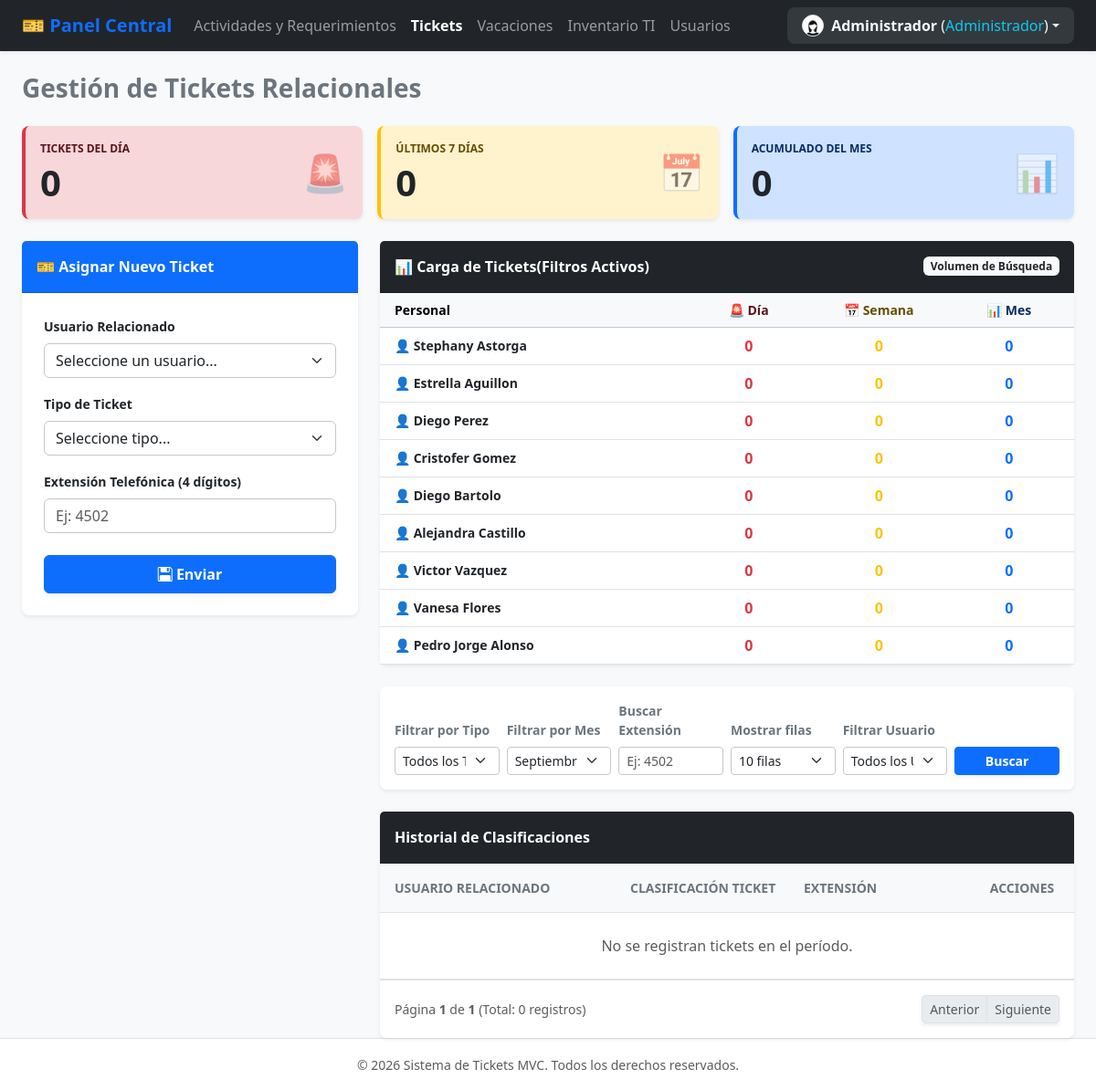
Screenshot of /index.php?accion=tickets (signed in) with the database file from the repository.
### tables this page shows
CREATE TABLE `usuarios` (
  `id` int(11) NOT NULL,
  `usuario` varchar(50) NOT NULL,
  `nombre` varchar(100) NOT NULL,
  `tipo_usuario` enum('administrador','intermedio','basico') NOT NULL,
  `password` varchar(255) NOT NULL,
  `foto_perfil` varchar(255) DEFAULT 'assets/img/default-avatar.png'
);

### views/tickets_view.php (the view, shortened to what the rows shown need)
<?php
require_once 'views/partials/header.php';
?>
<div class="container-fluid px-4">
    <h2 class="mb-4 text-secondary fw-bold fs-3">Gestión de Tickets Relacionales</h2>
    <div class="row g-4">
        <div class="<?php echo ($_SESSION['usuario_tipo'] === 'administrador' || $_SESSION['usuario_tipo'] === 'intermedio') ? 'col-xl-8 col-lg-7' : 'col-12'; ?>">
            <div class="card shadow-sm border-0 rounded-3 mb-4">
                <div class="card-body p-0">
                    <div class="table-responsive">
                        <table class="table table-hover align-middle mb-0 small">
                            <thead class="table-light">
                                <tr>
                                    <th class="ps-3 py-2" style="width: 35%;">Personal</th>
                                    <th class="py-2 text-center text-danger-emphasis" style="width: 15%;">🚨 Día</th>
                                    <th class="py-2 text-center text-warning-emphasis" style="width: 15%;">📅 Semana</th>
                                    <th class="py-2 text-center text-primary-emphasis" style="width: 15%;">📊 Mes</th>
                                </tr>
                            </thead>
                            <tbody>
                                <?php if (empty($carga_tickets)): ?>
                                    <tr>
                                        <td colspan="5" class="text-center py-3 text-muted">No se registran datos.</td>
                                    </tr>
                                <?php else: ?>
                                    <?php foreach ($carga_tickets as $id_u_t => $ut): ?>
                                        <tr class="<?php echo ($id_u_t == $_SESSION['usuario_id']) ? 'table-light' : ''; ?>">
                                            <td class="ps-3 fw-bold text-dark">
                                                👤 <?php echo htmlspecialchars($ut['nombre']); ?>
                                            </td>
                                            <td class="text-center fw-bold text-danger fs-6"><?php echo (int)$ut['hoy']; ?></td>
                                            <td class="text-center fw-bold text-warning fs-6"><?php echo (int)$ut['semana']; ?></td>
                                            <td class="text-center fw-bold text-primary fs-6"><?php echo (int)$ut['mes']; ?></td>
                                        </tr>
                                    <?php endforeach; ?>
                                <?php endif; ?>
                            </tbody>
                        </table>
                    </div>
                </div>
            </div>
            <div class="card shadow-sm border-0 rounded-3">
                <div class="card-body p-0">
                    <div class="table-responsive">
                        <table class="table table-hover align-middle mb-0 small">
                            <thead class="table-light border-bottom">
                                <tr>
                                    <th class="ps-3 py-3 text-secondary text-uppercase" style="width: 35%;">Usuario Relacionado</th>
                                    <th class="py-3 text-secondary text-uppercase" style="width: 25%;">Clasificación Ticket</th>
                                    <th class="py-3 text-secondary text-uppercase" style="width: 25%;">Extensión</th>
                                    <?php if ($_SESSION['usuario_tipo'] !== 'basico'): ?>
                                        <th class="text-center py-3 text-secondary text-uppercase" style="width: 15%;">Acciones</th>
                                    <?php endif; ?>
                                </tr>
                            </thead>
                        </table>
                    </div>
                </div>
            </div>
        </div>
    </div>
</div>
<?php
require_once 'views/partials/footer.php';
?>

### rows the page displays
usuarios: nombre "Stephany Astorga", hoy "0", semana "0", mes "0"
usuarios: nombre "Estrella Aguillon", hoy "0", semana "0", mes "0"
usuarios: nombre "Diego Perez", hoy "0", semana "0", mes "0"
usuarios: nombre "Cristofer Gomez", hoy "0", semana "0", mes "0"
usuarios: nombre "Diego Bartolo", hoy "0", semana "0", mes "0"
usuarios: nombre "Alejandra Castillo", hoy "0", semana "0", mes "0"
usuarios: nombre "Victor Vazquez", hoy "0", semana "0", mes "0"
usuarios: nombre "Vanesa Flores", hoy "0", semana "0", mes "0"
usuarios: nombre "Pedro Jorge Alonso", hoy "0", semana "0", mes "0"

### other values shown
$_SESSION['usuario_nombre'] "Administrador"
$rol_usuario "Administrador"
$kpis_iniciales['hoy'] "0"
$kpis_iniciales['semana'] "0"
$kpis_iniciales['mes'] "0"
$pagina_actual "1"
$total_paginas_tickets "1"
$total_registros_tickets "0"
form field f_mes "Septiembre"
